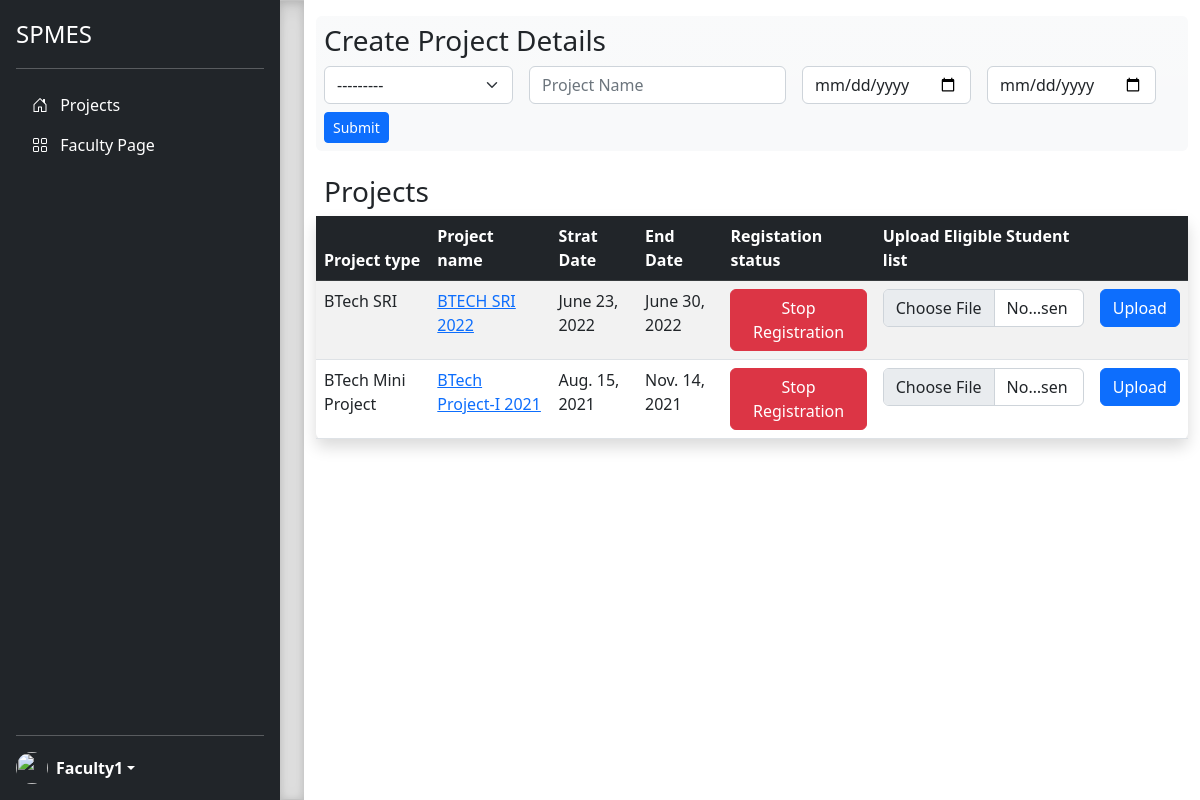
/home/ (signed in), run on the app's committed database.
### accounts/models.py (models this page shows, shortened)
class user(AbstractUser):
    is_student = models.BooleanField(default=False)
    is_faculty = models.BooleanField(default=False)
    is_admin = models.BooleanField(default=False)

class faculty(models.Model):
    user = models.OneToOneField(user,on_delete=models.CASCADE,primary_key=True)
    name = models.CharField(max_length=100)
    is_exminer = models.BooleanField(default=False)
    is_program_cordinator = models.BooleanField(default=False)

class project_type(models.Model):
    p_type = models.CharField(max_length=250)
    def __str__(self):
        return self.p_type

class project(models.Model):
    p_type = models.ForeignKey(project_type,on_delete=models.CASCADE)
    name = models.CharField(max_length=250)
    start_date = models.DateField()
    end_date = models.DateField()
    status = models.BooleanField(default=False)
    eligible_student = models.ManyToManyField(student,related_name='project', blank=True)
    enrolled_faculty = models.ManyToManyField(faculty,related_name='enrolled_faculty',blank=True)

### accounts/pgc/pgc_view.py (the view)
# urls.py: path("home/", pgc_view.projects, name = "project"),
def projects(request):
    if 'user_id' in request.session:
        project_list = project.objects.all()
        form = create_project()
        context = {'project_list':project_list,'form':form}
        return render(request, 'pgc/index.html',context)
    else:
        return redirect('loginpage')

### accounts/pgc/forms.py
class create_project(forms.ModelForm):
    class Meta:
        model = project
        fields = ['p_type','name','start_date','end_date']
        widgets = {
            'p_type' : forms.Select(attrs={'class':'form-select', 'placeholder':'Project Type'}),
            'name' : forms.TextInput(attrs={'class':'form-control', 'placeholder': 'Project Name'}),
            'start_date' : forms.DateInput(format=('%d-%m-%Y'),attrs={'class': 'form-control', 'placeholder': 'Select a date', 'type': 'date'}),
            'end_date' : forms.DateInput(format=('%d-%m-%Y'),attrs={'class': 'form-control', 'placeholder': 'Select a date', 'type': 'date'})
        }

### templates/pgc/index.html (shortened to what this page needs)
<!DOCTYPE html>
<html lang="en">
<head>
    <link href="https://getbootstrap.com/docs/5.2/dist/css/bootstrap.min.css" rel="stylesheet"
>
</head>
<body>
    <main class="d-flex flex-nowrap">
        <div class="d-flex flex-column flex-shrink-0 p-3 text-white bg-dark" style="width: 280px;">
            <a href="#" class="d-flex align-items-center mb-3 mb-md-0 me-md-auto text-white text-decoration-none">
                <span class="fs-4">SPMES
                </span>
            </a>
            <hr>
            <ul class="nav nav-pills flex-column mb-auto">
               <li class="nav-item">
                    <a href="#" class="nav-link text-white" aria-current="page">
                        <svg class="bi pe-none me-2" width="16" height="16">
                            <use xlink:href="#home" />
                        </svg>
                        Projects
                    </a>
                </li>
                <li class=nav-item>
                    <a href="{% url 'faculty' %}" class="nav-link text-white">
                        <svg class="bi pe-none me-2" width="16" height="16">
                            <use xlink:href="#grid" />
                        </svg>
                        Faculty Page
                    </a>
                </li>
            </ul>
            <hr>
            <div class="dropdown">
                <a href="#" class="d-flex align-items-center text-white text-decoration-none dropdown-toggle" id="dropdownUser1" data-bs-toggle="dropdown" aria-expanded="false">
                    <img src="https://github.com/mdo.png" alt="" width="32" height="32" class="rounded-circle me-2">
                    <strong>{% if user.is_authenticated %}{{user.faculty.name}}{% endif %}</strong>
                </a>
            </div>
        </div>
        <div class="b-example-divider b-example-vr"></div>
        <div class="container d-flex flex-column">
            <div class = "bg-light bg-gradient mt-3 rounded">
                <h3 class = "m-2">Create Project Details</h3>
                <div class="mb-2">
                    <form method="post" action="{% url 'add_project' %}" class="row gy-2 gx-3 align-items-center mx-auto">
                        <div class="col-auto">
                            {{form.p_type}}
                        </div>
                        <div class="col-auto">
                            {{form.name}}
                        </div>
                        <div class="col-auto">
                            {{form.start_date}}
                        </div>
                        <div class="col-auto">
                            {{form.end_date}}
                        </div>
                        <div class="col-auto">
                            <button type="submit" class="btn btn-primary btn-sm">Submit</button>
                        </div>
                    </form>
                </div>
            </div>
            <div class="my-5 mt-3">
                <h3 class = "m-2"> Projects </h3>
                <table class="table table-striped shadow rounded my-2">
                    <thead class = "table-dark">
                      <tr class = "table-dark">
                        <th scope="col">Project type</th>
                        <th scope="col">Project name</th>
                        <th scope="col">Strat Date</th>
                        <th scope="col">End Date</th>
                        <th scope="col">Registation status</th>
                        <th scope="col"> Upload Eligible Student list</th>
                        <th scope="col"></th>
                      </tr>
                    </thead>
                    <tbody>
                      {% for project in project_list  %}
                      <tr>
                        <td> {{ project.p_type }} </td>
                        <td><a href="{% url 'project_name' project.id %}">{{ project.name }}</a></td>
                        <td> {{ project.start_date }} </td>
                        <td> {{ project.end_date }} </td>
                        {% if project.status %}
                            <form action="{% url 'changestatus' project.id %}" method="post">
                                <td> <button type="submit" class="btn btn-danger btn">Stop Registration</button></td>
                            </form>
                        {% else %}
                            <form action="{% url 'changestatus' project.id %}" method="post">
                                {% csrf_token %}
                                <td> <button type="submit" class="btn btn-success btn">Start Registration</button></td>
                            </form>
                        {% endif %}
                            <form action=" {% url 'add_eligible' project.id %}" method="post" enctype="multipart/form-data">
                                <td>
                                    <input type="file" name="csv_file" id="csv_file" required="True" class="form-control">
                                </td>
                                <td>
                                    <button type="submit" name= "eligible_student_list" class = "btn btn-primary"> Upload </button>
                                </td>
                            </form>
                      </tr>
                      {% endfor %}
                    </tbody>
                    </table>
            </div>
        </div>
    </main>
</body>
</html>

### templates/pgc/index.html (style rules this page uses)
.b-example-divider { height: 3rem; background-color: rgba(0, 0, 0, .1); border: solid rgba(0, 0, 0, .15); border-width: 1px 0; box-shadow: inset 0 .5em 1.5em rgba(0, 0, 0, .1), inset 0 .125em .5em rgba(0, 0, 0, .15); }
.b-example-vr { flex-shrink: 0; width: 1.5rem; height: 100vh; }
.bi { vertical-align: -.125em; fill: currentColor; }

### data on the page
user: faculty.name "Faculty1"
project_type: p_type "---------"
project: p_type "BTech SRI", name "BTECH SRI 2022", start_date "June 23, 2022", end_date "June 30, 2022", status "Stop Registration"
project: p_type "BTech Mini Project", name "BTech Project-I 2021", start_date "Aug. 15, 2021", end_date "Nov. 14, 2021", status "Stop Registration"
